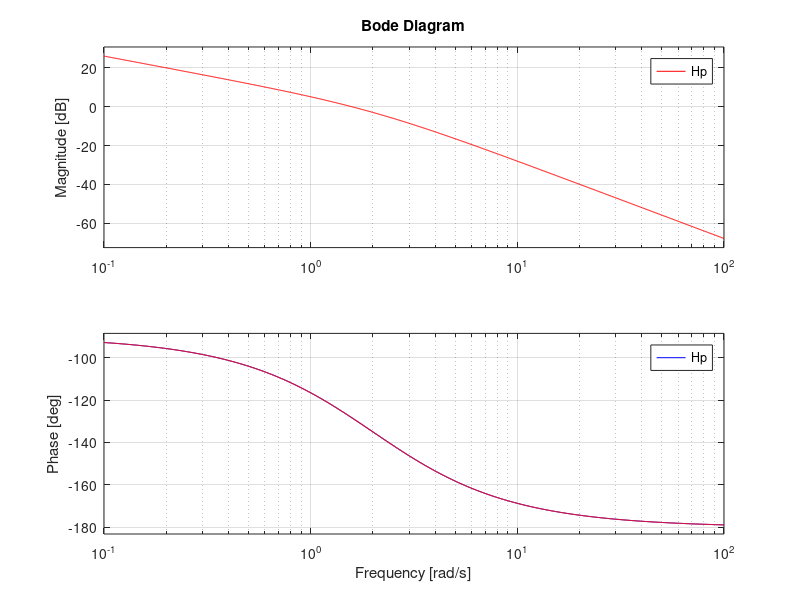
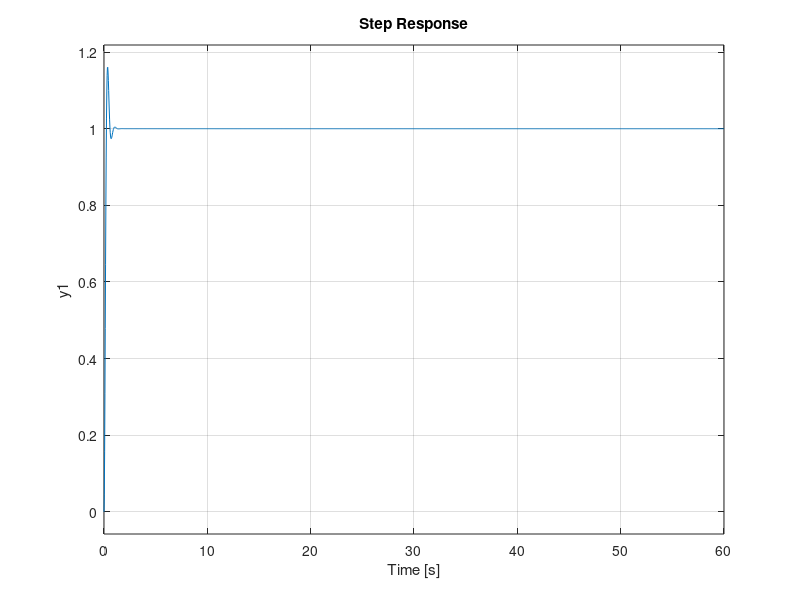
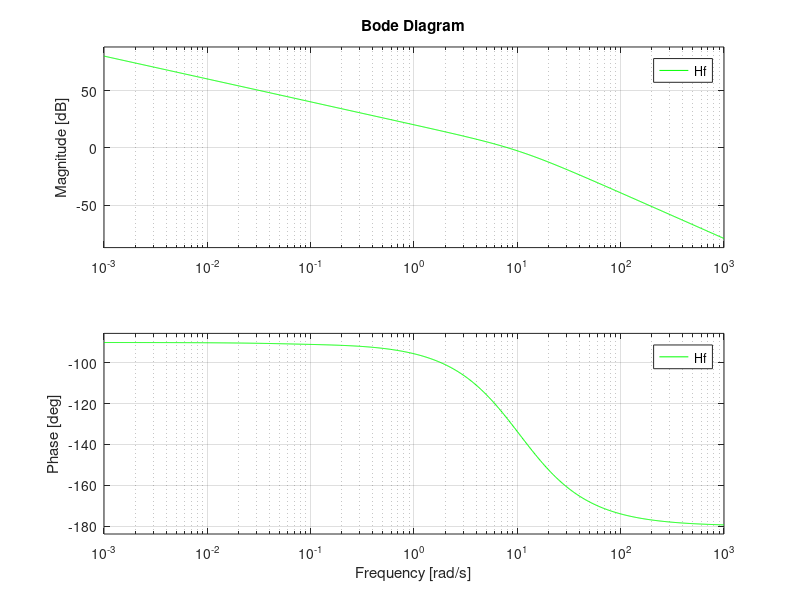

MATLAB code for these plots, in order:
%% PD 
H = tf(3.5, [0.5 1 0])
bode(H,'b');hold on;
overshoot = 0.1;
wf = 2;
ts = 0.7;
zeta = abs(log(overshoot))/sqrt(pi^2 + (log(overshoot))^2)
wn = 4/ts/zeta
wc = wn/2/zeta
A = 1/4/zeta/zeta
Adb = mag2db(abs(A))
F = 1.85;
FN = F - Adb
FNdb = db2mag(-FN)
Hp = (FNdb) * H;
bode(Hp,'r')


wt1 = 1.56;

tr = 2/zeta/zeta/wt1
wt2 = tr/ts

M = wt1/wt2

FM = FN + M
FMdb = mag2db(FM)

td = 0.5;
Tf = td; 

Tn = ts/tr *td

Hpd = tf(M *[td, 1],[Tn,1])
Hpd = Hpd * H

%bode(Hpd,'g')
figure(2)
Hpd_s = feedback(Hpd,1)
step(Hpd_s)

% PI 


wc = 1;
wz = wc/10;
cv = 9.86;
cvstelat = 10;
wp = cv/cvstelat * wz
Q = mag2db(cvstelat)
QV = Q - cv

Tz = 1/wz;
Tp = 1/wp;
PI = QV * tf([Tz, 1], [Tp, 1])

Hf = PI * Hpd
figure(3)
bode(Hf,'g')
figure(2)
Hf_f = feedback(Hf,1)
step(Hf_f)
cv = wn/2/zeta
